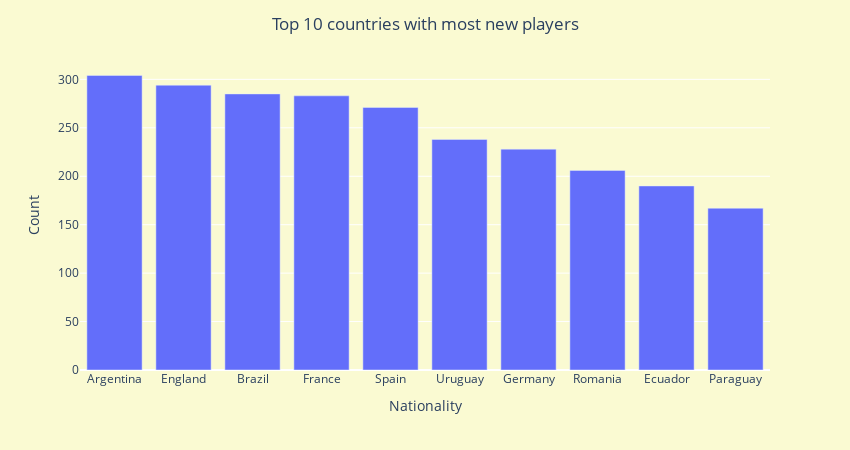

The notebook cell saved with this chart:
### Code cell
# Query - Countries with most old players

countries_with_most_new_players = pd.read_sql('''
    SELECT nationality,count(player_id) AS new_players
    FROM data2021
    WHERE player_id NOT IN (SELECT ID FROM data2019)
    GROUP BY nationality
    ORDER BY new_players DESC
    LIMIT 10
''', con)

fig1 = px.bar(countries_with_most_new_players,x='nationality', y='new_players')
fig1.update_layout(legend=dict(x=0.75, y=1),
                  title_text="Top 10 countries with most new players",
                  title_x=0.5, xaxis_title="Nationality",
                  yaxis_title="Count",paper_bgcolor='lightgoldenrodyellow',
                 width=850, height=450, plot_bgcolor='lightgoldenrodyellow')

### Figure 1 — Plotly figure (JSON) as saved in the notebook; plotly's stock layout.template omitted (floating-point values rounded to 4 significant figures)
{"data": [{"alignmentgroup": "True", "hovertemplate": "nationality=%{x}<br>new_players=%{y}<extra></extra>", "legendgroup": "", "marker": {"color": "#636efa"}, "name": "", "offsetgroup": "", "orientation": "v", "showlegend": false, "textposition": "auto", "type": "bar", "x": ["Argentina", "England", "Brazil", "France", "Spain", "Uruguay", "Germany", "Romania", "Ecuador", "Paraguay"], "xaxis": "x", "y": [304, 294, 285, 283, 271, 238, 228, 206, 190, 167], "yaxis": "y"}], "layout": {"barmode": "relative", "height": 450, "legend": {"tracegroupgap": 0, "x": 0.75, "y": 1}, "margin": {"t": 60}, "paper_bgcolor": "lightgoldenrodyellow", "plot_bgcolor": "lightgoldenrodyellow", "title": {"text": "Top 10 countries with most new players", "x": 0.5}, "width": 850, "xaxis": {"anchor": "y", "autorange": true, "domain": [0, 1], "range": [-0.5, 9.5], "title": {"text": "Nationality"}, "type": "category"}, "yaxis": {"anchor": "x", "autorange": true, "domain": [0, 1], "range": [0, 320], "title": {"text": "Count"}, "type": "linear"}}}
